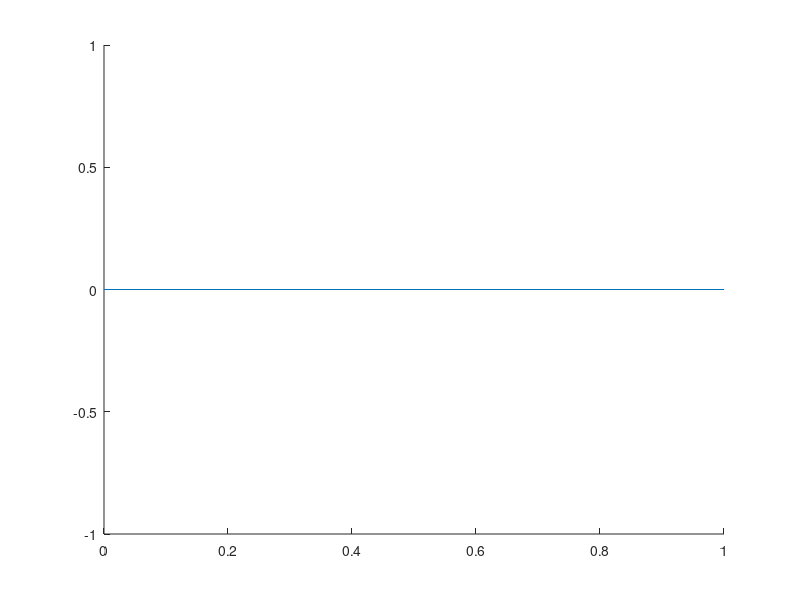

Recreate this plot in MATLAB.
function lineHandles = hline(y, linePropertiesList, label, textPosition, textPropertiesList, axesHandle, isLineColorSynchronizedWithText)

% Draw horizontal lines (specified by a vector of y)
%
% Except the first argument 'y', everything else are optional. 
% To preserve input argument order, enter [] for unused input arguments
%
% label:        simple strings applies to all lines
%               cell strings applies to each line
% textPosition: [x, y] bewteen 0 and 1 relative to the 'lower' end
%
% Properties lists are unpacked as tail input arguments to text/plot():
% linePropertiesList: a cell that specify properties in plot()
%                     it can also be used to specify line types in plot()
%                     [simple string input will be converted to cellstr]
% textPropertiesList: a cell that specify properties in text()
%
% isLineColorSynchronizedWithText: by default it's true. 
%                                  Effects might override textPropertiesList
%
% Example:
%
%   figure, t = 0:0.01:2*pi; X=sin(t); Y=cos(t); plot(t', [X', Y'])
%
%   Simple usage: default plot() settings, no label, current axes
%       hline([0.5 -0.5]);
%
%   Simple line control: 
%       hline([0.5 -0.5], 'r:');
%
%   Advanced line control: 
%       hline([0.5 -0.5], {'r:', 'LineWidth', 5});
%
%   Display simple labels: default text() settings, sync colors
%       hline([0.5 -0.5], ':', {'pi/2', 'pi'});
%
%   Control text position (move label to right) and TeX display
%       hline([0.5 -0.5], ':', {'\pi/2', '\pi'}, [1 0], {'Interpreter', 'tex'});

% Author:      Hoi Wong (wonghoi.ee@gmail.com)
% Date:        02/14/2008
%
% Updated:     03/11/2011 (Synchronized new features with vline())
%
% Acknowledgement:  It was based on hline() written by Brandon Kuczenski.

    if (nargin < 1),  y = 0;  end
    if( ~isvector(y) )
        error('y must be a vector');
    else
        y=y(:);     % Make sure it's column vector
    end

    if( ~exist('label', 'var') )                label = [];                 end
    if( ~exist('textPosition', 'var') )         textPosition = [];          end
    if( ~exist('linePropertiesList', 'var') )   linePropertiesList = {};    end
    if( ~exist('textPropertiesList', 'var') )   textPropertiesList = {};    end
    if( ~exist('axesHandle', 'var') )           axesHandle = gca;           end
    if( ~exist('isLineColorSynchronizedWithText', 'var') )    
        isLineColorSynchronizedWithText = true;    
    end
    
    if( isempty(axesHandle) )           axesHandle = gca;           end
    if( isempty(textPropertiesList) )   textPropertiesList = {};    end
    if( isempty(linePropertiesList) )   linePropertiesList = {};    end  
    
    if( ~ishandle(axesHandle) )
        error('axesHandle specified is invalid (either empty or real graphics handle please)');
    end
    if( ischar(linePropertiesList) )    linePropertiesList = {linePropertiesList};    end    
    
    if( isempty(textPosition) )
        textPositionX = 0.02;
        textPositionY = 0.02;
        % horizontal lines doesn't need text rotation like vertical lines
    elseif( isscalar(textPosition) )
        textPositionX = textPosition;
        textPositionY = 0.02; 
    elseif( length(textPosition)~=2 )
        error('Invalid textPosition');
    else
        textPositionX = textPosition(1);
        textPositionY = textPosition(2);
    end
    clear textPosition;     % Avoid typos for similarly named variables
               
    holdState = ishold(axesHandle);
    hold(axesHandle, 'on');
    
    xLimits=get(axesHandle,'xlim');             % Row vector    
    Xlimits=repmat(xLimits', 1, length(y));
    
    % Example: for horizontal lines
    % X = [2 2        Y = [3 4
    %      5 5];           3 4];
            
    lineHandles = plot(axesHandle, Xlimits, [y';y'], linePropertiesList{:});
    
    if( ~isempty(label) )
        yLimits = get(axesHandle,'ylim');
        yLowerLimit = yLimits(2);
        yUpperLimit = yLimits(1);        
        yRange      = yUpperLimit - yLowerLimit;
        yPosition   = y-textPositionY*yRange;
        
        xUpperLimit = xLimits(2);
        xLowerLimit = xLimits(1);
        xRange      = xUpperLimit - xLowerLimit;
        xPosition   = xLowerLimit+textPositionX*xRange;
        Xposition   = repmat(xPosition, length(y), 1);
        
        % textHandle is a vector correspond to the line
        textHandles = text(Xposition, yPosition, label, 'Parent', axesHandle, textPropertiesList{:});
        
        % Set the text colors to be identical to line colors
        if( isLineColorSynchronizedWithText )
            arrayfun(@(k) set( textHandles(k), 'color', get(lineHandles(k), 'color') ), 1:length(y));
        end
                 
    end
    
    if( holdState==false )
        hold(axesHandle, 'off');
    end
    % this last part is so that it doesn't show up on legends
    set(lineHandles,'tag','hline','handlevisibility','off') 

    if (nargout == 0),  clear lineHandles;  end
